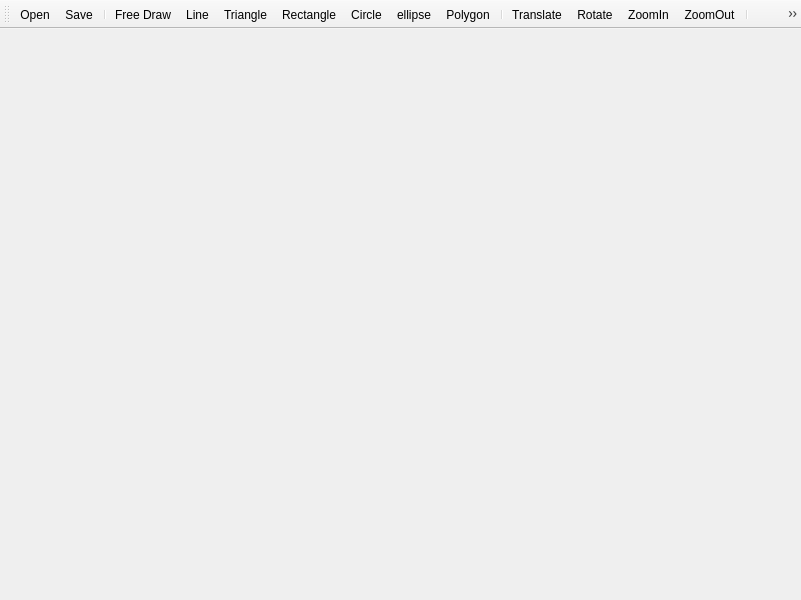
<?xml version="1.0" encoding="UTF-8"?>
<ui version="4.0">
 <class>MainWindow</class>
 <widget class="QMainWindow" name="MainWindow">
  <property name="geometry">
   <rect>
    <x>0</x>
    <y>0</y>
    <width>801</width>
    <height>600</height>
   </rect>
  </property>
  <property name="windowTitle">
   <string>Paint</string>
  </property>
  <property name="styleSheet">
   <string notr="true"/>
  </property>
  <widget class="QWidget" name="centralWidget">
   <property name="styleSheet">
    <string notr="true"/>
   </property>
   <widget class="QLabel" name="label">
    <property name="geometry">
     <rect>
      <x>11</x>
      <y>11</y>
      <width>778</width>
      <height>487</height>
     </rect>
    </property>
    <property name="text">
     <string/>
    </property>
   </widget>
  </widget>
  <widget class="QMenuBar" name="menuBar">
   <property name="geometry">
    <rect>
     <x>0</x>
     <y>0</y>
     <width>801</width>
     <height>22</height>
    </rect>
   </property>
   <property name="styleSheet">
    <string notr="true"/>
   </property>
  </widget>
  <widget class="QToolBar" name="mainToolBar">
   <property name="styleSheet">
    <string notr="true"/>
   </property>
   <attribute name="toolBarArea">
    <enum>TopToolBarArea</enum>
   </attribute>
   <attribute name="toolBarBreak">
    <bool>false</bool>
   </attribute>
   <addaction name="action_open"/>
   <addaction name="action_save"/>
   <addaction name="separator"/>
   <addaction name="action_freedraw"/>
   <addaction name="action_line"/>
   <addaction name="action_triangle"/>
   <addaction name="action_rectangle"/>
   <addaction name="action_circle"/>
   <addaction name="action_ellipse"/>
   <addaction name="action_polygon"/>
   <addaction name="separator"/>
   <addaction name="action_translate"/>
   <addaction name="action_rotate"/>
   <addaction name="action_zoomin"/>
   <addaction name="action_zoomout"/>
   <addaction name="separator"/>
   <addaction name="action_addpoint"/>
   <addaction name="action_deletepoint"/>
   <addaction name="action_palette"/>
   <addaction name="action_trash"/>
  </widget>
  <action name="action_line">
   <property name="enabled">
    <bool>true</bool>
   </property>
   <property name="icon">
    <iconset resource="rc.qrc">
     <normaloff>:/rc/Line.png</normaloff>:/rc/Line.png</iconset>
   </property>
   <property name="text">
    <string>Line</string>
   </property>
  </action>
  <action name="action_triangle">
   <property name="icon">
    <iconset resource="rc.qrc">
     <normaloff>:/rc/Triangle.png</normaloff>:/rc/Triangle.png</iconset>
   </property>
   <property name="text">
    <string>Triangle</string>
   </property>
  </action>
  <action name="action_rectangle">
   <property name="icon">
    <iconset resource="rc.qrc">
     <normaloff>:/rc/Rectangle.png</normaloff>:/rc/Rectangle.png</iconset>
   </property>
   <property name="text">
    <string>Rectangle</string>
   </property>
  </action>
  <action name="action_circle">
   <property name="icon">
    <iconset resource="rc.qrc">
     <normaloff>:/rc/Circle.png</normaloff>:/rc/Circle.png</iconset>
   </property>
   <property name="text">
    <string>Circle</string>
   </property>
  </action>
  <action name="action_ellipse">
   <property name="icon">
    <iconset resource="rc.qrc">
     <normaloff>:/rc/Ellipse.png</normaloff>:/rc/Ellipse.png</iconset>
   </property>
   <property name="text">
    <string>ellipse</string>
   </property>
  </action>
  <action name="action_polygon">
   <property name="icon">
    <iconset resource="rc.qrc">
     <normaloff>:/rc/Octagon.png</normaloff>:/rc/Octagon.png</iconset>
   </property>
   <property name="text">
    <string>Polygon</string>
   </property>
  </action>
  <action name="action_palette">
   <property name="icon">
    <iconset resource="rc.qrc">
     <normaloff>:/rc/Palette.png</normaloff>:/rc/Palette.png</iconset>
   </property>
   <property name="text">
    <string>Palette</string>
   </property>
  </action>
  <action name="action_translate">
   <property name="icon">
    <iconset resource="rc.qrc">
     <normaloff>:/rc/Translate.png</normaloff>:/rc/Translate.png</iconset>
   </property>
   <property name="text">
    <string>Translate</string>
   </property>
  </action>
  <action name="action_trash">
   <property name="icon">
    <iconset resource="rc.qrc">
     <normaloff>:/rc/Trash.png</normaloff>:/rc/Trash.png</iconset>
   </property>
   <property name="text">
    <string>Delete</string>
   </property>
  </action>
  <action name="action_rotate">
   <property name="icon">
    <iconset resource="rc.qrc">
     <normaloff>:/rc/Rotate.png</normaloff>:/rc/Rotate.png</iconset>
   </property>
   <property name="text">
    <string>Rotate</string>
   </property>
  </action>
  <action name="action_zoomin">
   <property name="icon">
    <iconset resource="rc.qrc">
     <normaloff>:/rc/ZoomIn.png</normaloff>:/rc/ZoomIn.png</iconset>
   </property>
   <property name="text">
    <string>ZoomIn</string>
   </property>
  </action>
  <action name="action_zoomout">
   <property name="icon">
    <iconset resource="rc.qrc">
     <normaloff>:/rc/ZoomOut.png</normaloff>:/rc/ZoomOut.png</iconset>
   </property>
   <property name="text">
    <string>ZoomOut</string>
   </property>
  </action>
  <action name="action_save">
   <property name="icon">
    <iconset resource="rc.qrc">
     <normaloff>:/rc/Save.png</normaloff>:/rc/Save.png</iconset>
   </property>
   <property name="text">
    <string>Save</string>
   </property>
  </action>
  <action name="action_open">
   <property name="icon">
    <iconset resource="rc.qrc">
     <normaloff>:/rc/Open.png</normaloff>:/rc/Open.png</iconset>
   </property>
   <property name="text">
    <string>Open</string>
   </property>
  </action>
  <action name="action_addpoint">
   <property name="icon">
    <iconset resource="rc.qrc">
     <normaloff>:/rc/AddPoint.png</normaloff>:/rc/AddPoint.png</iconset>
   </property>
   <property name="text">
    <string>Thicken</string>
   </property>
  </action>
  <action name="action_deletepoint">
   <property name="icon">
    <iconset resource="rc.qrc">
     <normaloff>:/rc/DeletePoint.png</normaloff>:/rc/DeletePoint.png</iconset>
   </property>
   <property name="text">
    <string>Attenuation</string>
   </property>
  </action>
  <action name="action_freedraw">
   <property name="enabled">
    <bool>true</bool>
   </property>
   <property name="icon">
    <iconset resource="rc.qrc">
     <normaloff>:/rc/draw.png</normaloff>:/rc/draw.png</iconset>
   </property>
   <property name="text">
    <string>Free Draw</string>
   </property>
  </action>
 </widget>
 <layoutdefault spacing="6" margin="11"/>
 <resources>
  <include location="rc.qrc"/>
 </resources>
 <connections/>
</ui>
